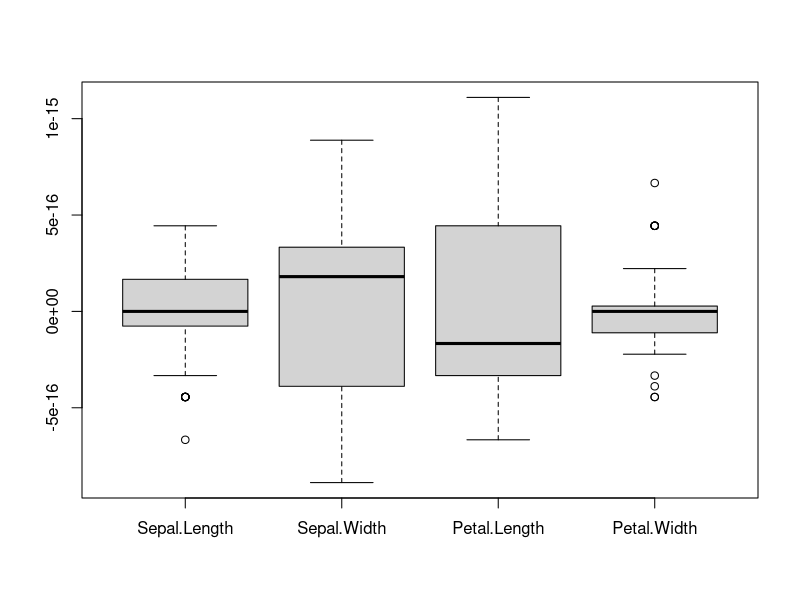
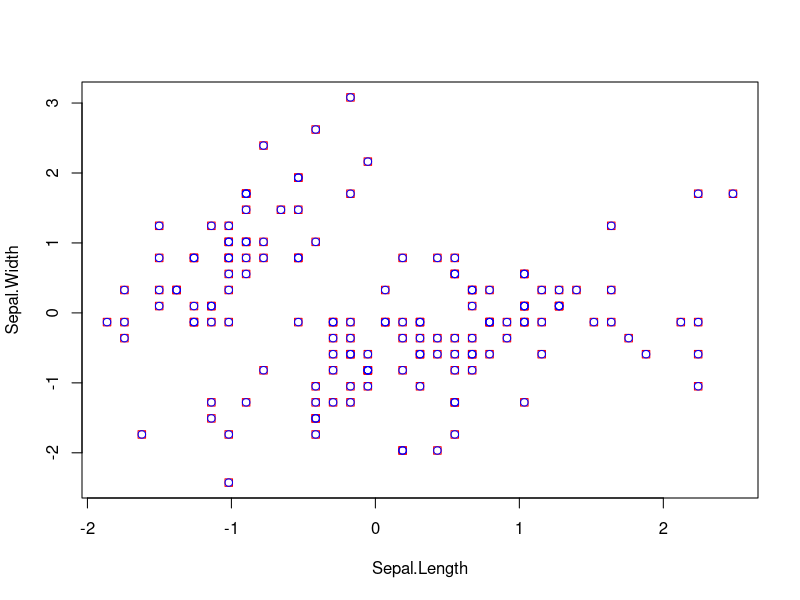
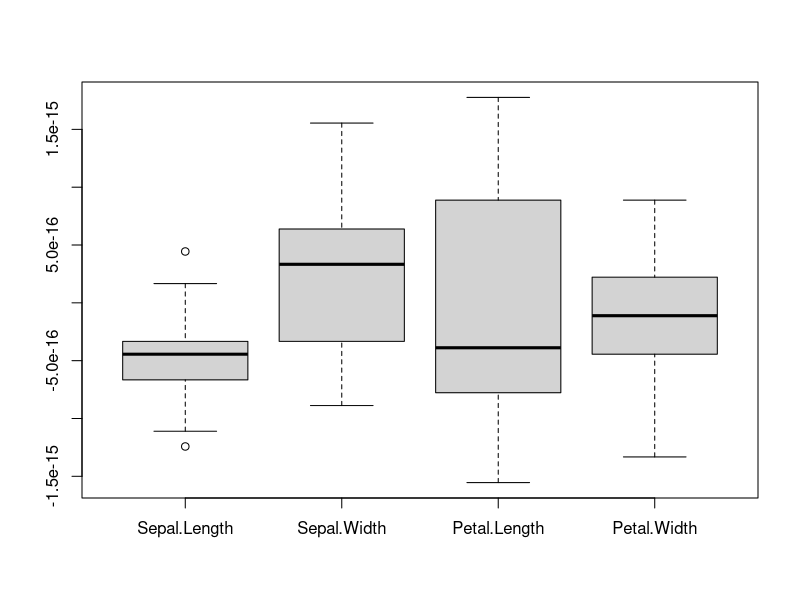
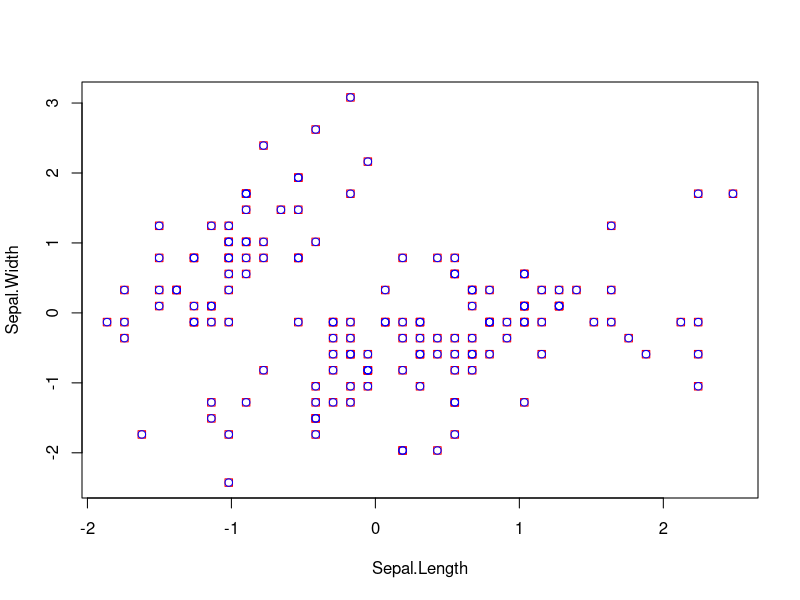
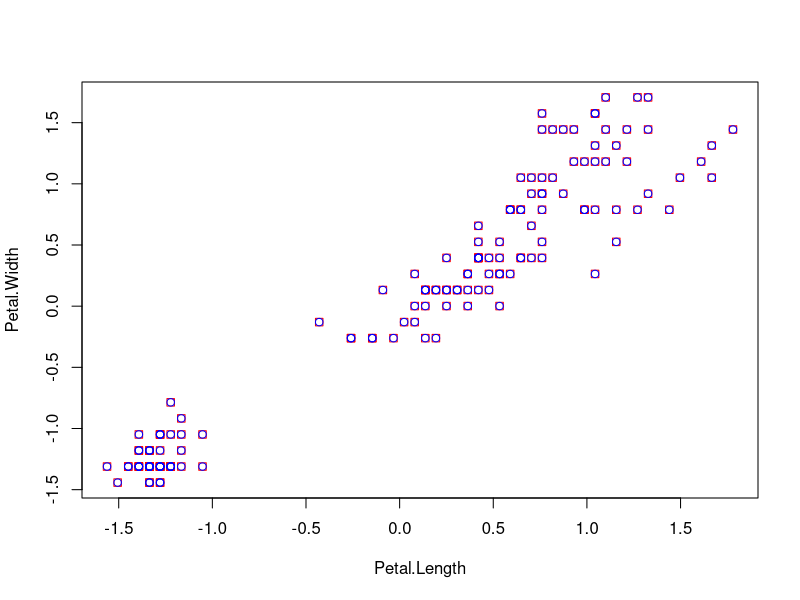

The R script that drew these images, in order:
#Parameters
data <- iris[1:4]
scale <- TRUE
nfact <- 4
# Remove missing value (casewise)
data <- na.omit(data)

#### PCA (no rotation)
res <- prcomp(data, scale. = scale, rank. = nfact)

# eigenvalues
eigenvalues <- res$sdev**2
eigenvalues

# Total inertia (= number of variables)
inertia <- sum(eigenvalues)
inertia

# % of variance
eigenvalues / inertia
# Cumulative % of variance
cumsum(eigenvalues) / inertia

# Standard Loadings
stdLoadings <- res$rotation
colSums(stdLoadings**2) # = 1

# Principal Loadings  (Standard loadings scaled by singular values = sqrt(eigenvalues))
loadings <- stdLoadings %*% diag(res$sdev[1:nfact])
loadings
colSums(loadings**2) # = eigenvalues

# Communalities ( = QLT = Extraction) IF scale = TRUE
communalities <- rowSums(loadings**2)
communalities

# Extraction IF scale = FALSE
rowSums(loadings**2) / rapply(data[1:4], var)

# Scores (Principal)
scores <- res$x
head(scores)
apply(scores,2,var) # = eigenvalues

# Scores (Standard)
stdScores <- scores %*% diag(1/res$sdev[1:nfact])
head(stdScores)
apply(stdScores,2,var) # = 1

# Score QLT (Extraction)
zdata <- scale(data, scale = TRUE)
norm2 <- rowSums(zdata**2)
norm2pca <- rowSums(scores**2)
qlt <- norm2pca / norm2
head(qlt)

# Reconstruction
coord <- scores %*% t(stdLoadings)
head(coord)
coord2 <- stdScores %*% t(loadings)
head(coord2)
max(coord-coord2) # < 1e-15
head(zdata)
boxplot(zdata - coord)
max(zdata - coord) # < 1e-15 if nfact = max = 4

plot(zdata[,1:2], col="red", pch=0)
points(coord[,1:2], col="blue", pch=1)


# PCA with rotation
rotatedRes <- GPArotation::Varimax(loadings, normalize = FALSE)
# Principal Loadings
rotatedLoadings <- rotatedRes$loadings
rotatedSSL <- colSums(rotatedLoadings**2)
rotatedSSL
# Standard Loadins
rotatedStdLoadings <- rotatedLoadings %*% diag(1/sqrt(rotatedSSL))
colSums(rotatedStdLoadings**2) # = 1
# Scores
rotatedRes$rotmat <- t(solve(rotatedRes$Th))
rotatedStdScores <- scale(res$x[,1:nfact]) %*% rotatedRes$rotmat
rotatedScores <- rotatedStdScores %*% diag(sqrt(rotatedSSL))
apply(rotatedStdScores, 2, var) # = 1
apply(rotatedScores, 2, var) # = eigenvalues

# Reconstruction

coordFromRot <- rotatedStdScores %*% t(rotatedLoadings)
head(coordFromRot)
coordFromRot2 <- rotatedScores %*% t(rotatedStdLoadings)
head(coordFromRot2)
max( coordFromRot2 - coordFromRot) # < 1e-15
head(zdata)
max( zdata - coordFromRot ) # < 1e-15
boxplot(zdata - coordFromRot)
plot(zdata[,1:2], col="red", pch=0)
points(coordFromRot[,1:2], col="blue", pch=1)
plot(zdata[,3:4], col="red", pch=0)
points(coordFromRot[,3:4], col="blue", pch=1)
